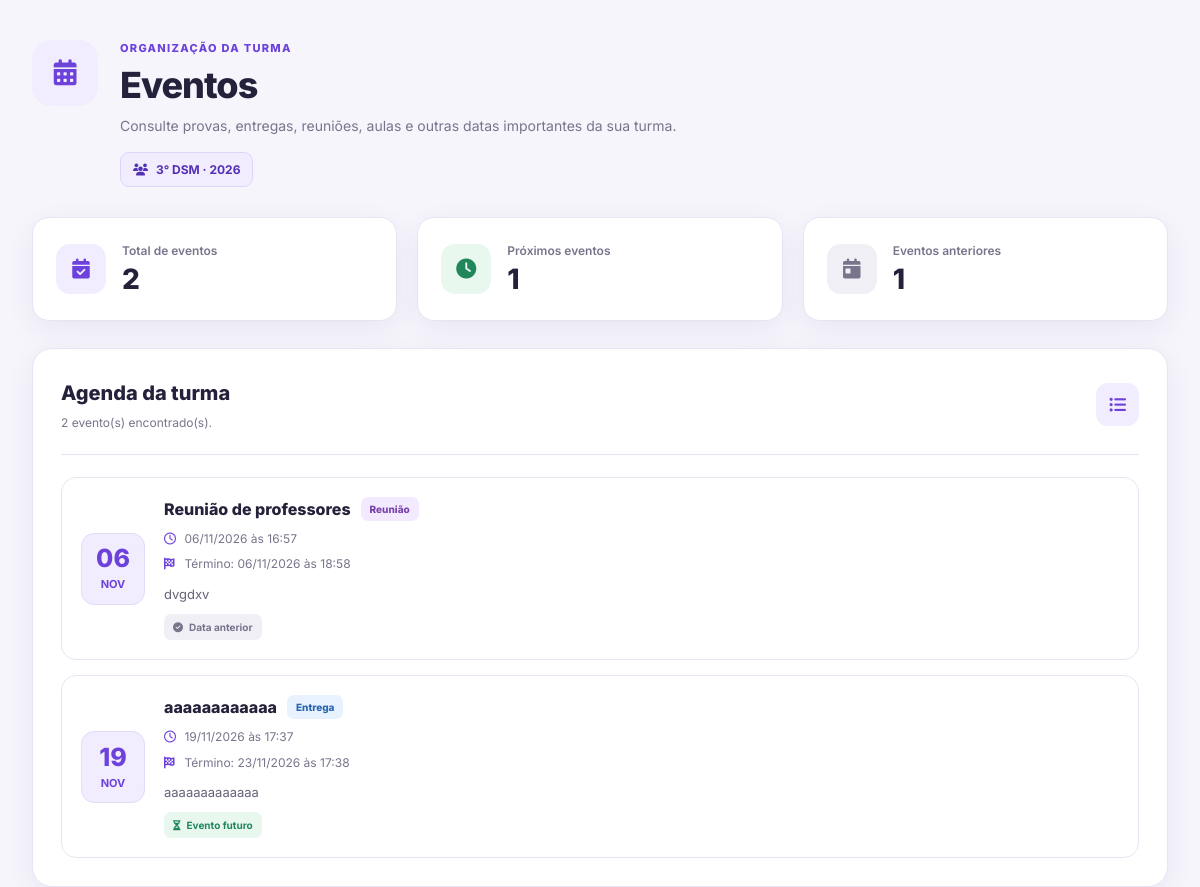
Page /eventosTurma.php?id=5 (signed in) on the committed database.
### tables this page shows
CREATE TABLE `turmas` (
  `id` int(10) UNSIGNED NOT NULL,
  `nome` varchar(80) NOT NULL,
  `serie` varchar(40) DEFAULT NULL,
  `turno` enum('manha','tarde','noite') NOT NULL DEFAULT 'manha',
  `ano_letivo` year(4) NOT NULL,
  `ativa` tinyint(1) NOT NULL DEFAULT 1,
  `codigo_convite` varchar(12) NOT NULL
);

CREATE TABLE `eventos` (
  `id` int(10) UNSIGNED NOT NULL,
  `turma_id` int(10) UNSIGNED DEFAULT NULL,
  `criador_id` int(10) UNSIGNED NOT NULL,
  `titulo` varchar(150) NOT NULL,
  `descricao` text DEFAULT NULL,
  `tipo` enum('aula','prova','entrega','reuniao','feriado','outro') NOT NULL DEFAULT 'outro',
  `inicio` datetime NOT NULL,
  `fim` datetime DEFAULT NULL
);

### eventosTurma.php (the view, shortened to what this page needs)
<?php
$usuarioId = (int) $_SESSION['user_id'];
$turmaId = filter_input(INPUT_GET, 'turma_id', FILTER_VALIDATE_INT);
if (!$turmaId) {
    $turmaId = filter_input(INPUT_GET, 'id', FILTER_VALIDATE_INT);
}
$pdo = db();
$stmt = $pdo->prepare("
    SELECT t.id, t.nome, t.ano_letivo
    FROM turma_membros tm
    INNER JOIN turmas t ON t.id = tm.turma_id
    WHERE tm.turma_id = :turma_id
      AND tm.aluno_id = :usuario_id
      AND tm.papel = 'representante'
      AND t.ativa = 1
    LIMIT 1
");
$stmt->execute([
    ':turma_id' => $turmaId,
    ':usuario_id' => $usuarioId
]);
$turma = $stmt->fetch(PDO::FETCH_ASSOC);
$stmt = $pdo->prepare("
    SELECT id, titulo, descricao, tipo, inicio, fim
    FROM eventos
    WHERE turma_id = :turma_id
    ORDER BY inicio ASC
");
$stmt->execute([':turma_id' => $turmaId]);
$eventos = $stmt->fetchAll(PDO::FETCH_ASSOC);
$tipos = [
    'aula' => 'Aula',
    'prova' => 'Prova',
    'entrega' => 'Entrega',
    'reuniao' => 'Reunião',
    'feriado' => 'Feriado',
    'outro' => 'Outro'
];
function escaparEvento(?string $valor): string
{
    return htmlspecialchars(
        $valor ?? '',
        ENT_QUOTES,
        'UTF-8'
    );
}
function formatarDataEvento(?string $data): string
{
    try {
        return (new DateTime($data))->format('d/m/Y \à\s H:i');
    } catch (Exception $e) {
        return 'Data indisponível';
    }
}
$agora = new DateTime();
$proximos = 0;
$passados = 0;
foreach ($eventos as $evento) {
    $dataEvento = new DateTime($evento['inicio']);
    if ($dataEvento >= $agora) {
        $proximos++;
    } else {
        $passados++;
    }
}
?>
<!DOCTYPE html>
<html lang="pt-BR">
<head>
    <link rel="stylesheet" href="Styles/root.css">
    <link rel="stylesheet" href="https://cdnjs.cloudflare.com/ajax/libs/font-awesome/6.5.0/css/all.min.css">
    <link rel="stylesheet" href="eventosTurma.css">
</head>
<body>
    <main class="container">
        <header class="cabecalho">
            <div class="cabecalho-icone">
                <i class="fa-solid fa-calendar-days"></i>
            </div>
            <div class="cabecalho-texto">
                <span class="subtitulo">ORGANIZAÇÃO DA TURMA</span>
                <h1>Eventos</h1>
                <p>
                    Consulte provas, entregas, reuniões, aulas e outras
                    datas importantes da sua turma.
                </p>
                <span class="turma-tag">
                    <i class="fa-solid fa-users"></i>
                    <?= escaparEvento($turma['nome']) ?>
                    <?php if (!empty($turma['ano_letivo'])): ?>
                        · <?= escaparEvento((string) $turma['ano_letivo']) ?>
                    <?php endif; ?>
                </span>
            </div>
        </header>
        <section class="resumo">
            <article class="resumo-card">
                <div class="resumo-icone roxo">
                    <i class="fa-solid fa-calendar-check"></i>
                </div>
                <div>
                    <p>Total de eventos</p>
                    <h2><?= count($eventos) ?></h2>
                </div>
            </article>
            <article class="resumo-card">
                <div class="resumo-icone verde">
                    <i class="fa-solid fa-clock"></i>
                </div>
                <div>
                    <p>Próximos eventos</p>
                    <h2><?= $proximos ?></h2>
                </div>
            </article>
            <article class="resumo-card">
                <div class="resumo-icone cinza">
                    <i class="fa-solid fa-calendar-day"></i>
                </div>
                <div>
                    <p>Eventos anteriores</p>
                    <h2><?= $passados ?></h2>
                </div>
            </article>
        </section>
        <section class="painel">
            <div class="painel-cabecalho">
                <div>
                    <h2>Agenda da turma</h2>
                    <p>
                        <?= count($eventos) ?>
                        evento(s) encontrado(s).
                    </p>
                </div>
                <div class="agenda-icone">
                    <i class="fa-solid fa-list-ul"></i>
                </div>
            </div>
            <?php if (empty($eventos)): ?>
                <div class="estado-vazio">
                    <div class="vazio-icone">
                        <i class="fa-regular fa-calendar-xmark"></i>
                    </div>
                    <h3>Nenhum evento cadastrado</h3>
                    <p>
                        Quando forem cadastrados eventos para esta turma,
                        eles aparecerão aqui.
                    </p>
                </div>
            <?php else: ?>
                <div class="lista-eventos">
                    <?php foreach ($eventos as $evento): ?>
                        <?php
                        $dataInicio = new DateTime($evento['inicio']);
                        $nomeTipo = $tipos[$evento['tipo']] ?? 'Outro';
                        $dataPassada = $dataInicio < $agora;
                        ?>
                        <article class="evento">
                            <div class="evento-data">
                                <strong>
                                    <?= $dataInicio->format('d') ?>
                                </strong>
                                <span>
                                    <?= escaparEvento(
                                        $dataInicio->format('M')
                                    ) ?>
                                </span>
                            </div>
                            <div class="evento-conteudo">
                                <div class="evento-titulo-linha">
                                    <h3>
                                        <?= escaparEvento($evento['titulo']) ?>
                                    </h3>
                                    <span class="tipo tipo-<?= escaparEvento($evento['tipo']) ?>">
                                        <?= escaparEvento($nomeTipo) ?>
                                    </span>
                                </div>
                                <p class="evento-horario">
                                    <i class="fa-regular fa-clock"></i>
                                    <?= escaparEvento(
                                        formatarDataEvento($evento['inicio'])
                                    ) ?>
                                </p>
                                <?php if (!empty($evento['fim'])): ?>
                                    <p class="evento-horario">
                                        <i class="fa-solid fa-flag-checkered"></i>
                                        Término:
                                        <?= escaparEvento(
                                            formatarDataEvento($evento['fim'])
                                        ) ?>
                                    </p>
                                <?php endif; ?>
                                <?php if (!empty($evento['descricao'])): ?>
                                    <p class="evento-descricao">
                                        <?= nl2br(
                                            escaparEvento($evento['descricao'])
                                        ) ?>
                                    </p>
                                <?php endif; ?>
                                <span class="status-evento <?= $dataPassada ? 'passado' : 'futuro' ?>">
                                    <i class="fa-solid <?= $dataPassada ? 'fa-check-circle' : 'fa-hourglass-half' ?>"></i>
                                    <?= $dataPassada ? 'Data anterior' : 'Evento futuro' ?>
                                </span>
                            </div>
                        </article>
                    <?php endforeach; ?>
                </div>
            <?php endif; ?>
        </section>
    </main>
</body>
</html>

### Styles/root.css (style rules this page uses)
:root { --main-purple: #584391; --brand-purple: rgba(109, 66, 219, 1); --light-purple: #7351df; --soft-purple: #f1edff; --title-blue: #17245c; --text-blue: #101d52; --secondary-blue: #59658c; --background: #f0eef8; --white: #ffffff; --border: #e2e3ef; --shadow: 0 4px 20px rgba(31, 37, 70, .06); --shadow-hover: 0 8px 28px rgba(109, 66, 219, .12); --button-shadow: 0 6px 20px rgba(88, 67, 145, 0.3); --radius: 14px; --input-radius: 16px; --card-radius: 18px; --large-radius: 20px; --pill-radius: 100px; }

### rows in the picture
turmas: nome "3° DSM", ano_letivo "2026"
eventos: inicio "06", inicio "NOV", titulo "Reunião de professores", tipo "Reunião", inicio "06/11/2026 às 16:57", fim "06/11/2026 às 18:58", descricao "dvgdxv", shows "Data anterior"
eventos: inicio "19", inicio "NOV", titulo "aaaaaaaaaaaa", tipo "Entrega", inicio "19/11/2026 às 17:37", fim "23/11/2026 às 17:38", descricao "aaaaaaaaaaaaa", shows "Evento futuro"

### other values in the picture
count($eventos) "2"
$proximos "1"
$passados "1"
